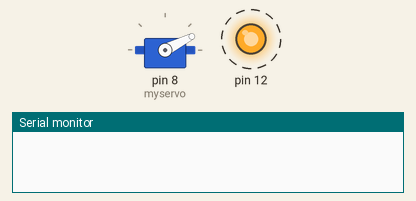
The sketch below on a simulated Arduino Uno, built with avr-gcc and run on an emulated ATmega328P. Shown: servo, output pins drawn as LEDs (lit = HIGH), the last lines printed to the serial monitor. Dashed ring = blinking.

Above: at 0.15 s.
At 0.66 s:
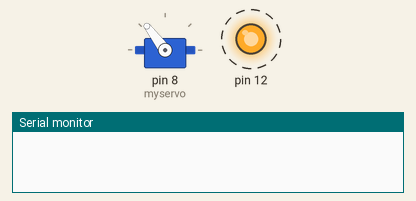
At 1.17 s:
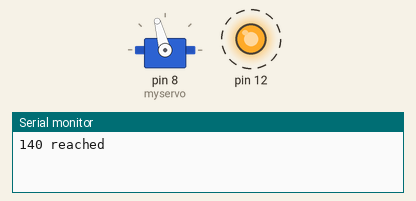
At 1.7 s:
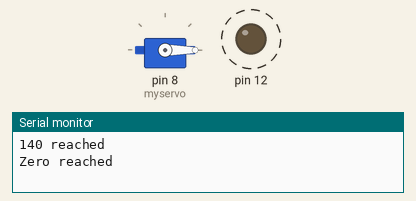
Timing chart, 0 to 3.2 s (numbered marks = the images above):
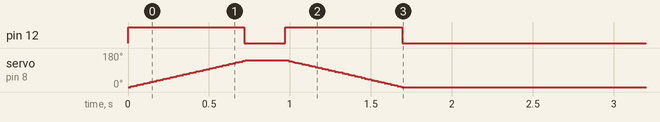

The sketch:

Synced_Servo.ino
```cpp
#include <Servo.h>

int pos = 0;    // variable to store the servo position
int count=0;
int cycle=5;
int delays=20;

Servo myservo;  // create servo object to control a servo


void setup()
{
  myservo.attach(8);  // attaches the servo on pin 9 to the servo object
  Serial.begin(9600);
  pinMode(12,OUTPUT);
  myservo.write(0);

}

void loop()
  {
digitalWrite(12,LOW);
while(count<=cycle)
{


servo(140);
delay(250);
servo(0);
delay(250);
servo(140);
delay(250);
servo(0);

count++;
  if(count>cycle)
      {
      myservo.write(0);
      //digitalWrite(12,LOW);

      }
} // end of count loop

} //end of void loop


int servo(int val)
  {

 digitalWrite(12,LOW);

    if(myservo.read()<val)
        {

        pos=myservo.read();
        digitalWrite(12,HIGH);
        while(myservo.read()<=val)
            {myservo.write(pos);
             pos++;
             delay(5);
                    if(myservo.read()==val)
                    { Serial.println("140 reached ");
                      digitalWrite(12,LOW); }
             }


        }

     else if(myservo.read()>val)
        {
        pos=myservo.read();
        digitalWrite(12,HIGH);
        while(myservo.read()>=val)
            {myservo.write(pos);
             pos--;
             delay(5);
                   if(myservo.read()==val)
                   {
                    Serial.println("Zero reached ");
                    digitalWrite(12,LOW); }
             }


        }
    }
```

Measured:
- by itself, pin 12: alternates HIGH for 0.72 s and LOW for 0.26 s, 4 changes in all, then stays LOW
- by itself, servo on pin 8 (myservo): rises from 0° to 141° in 0.71 s, then falls to 0° in 0.97 s
